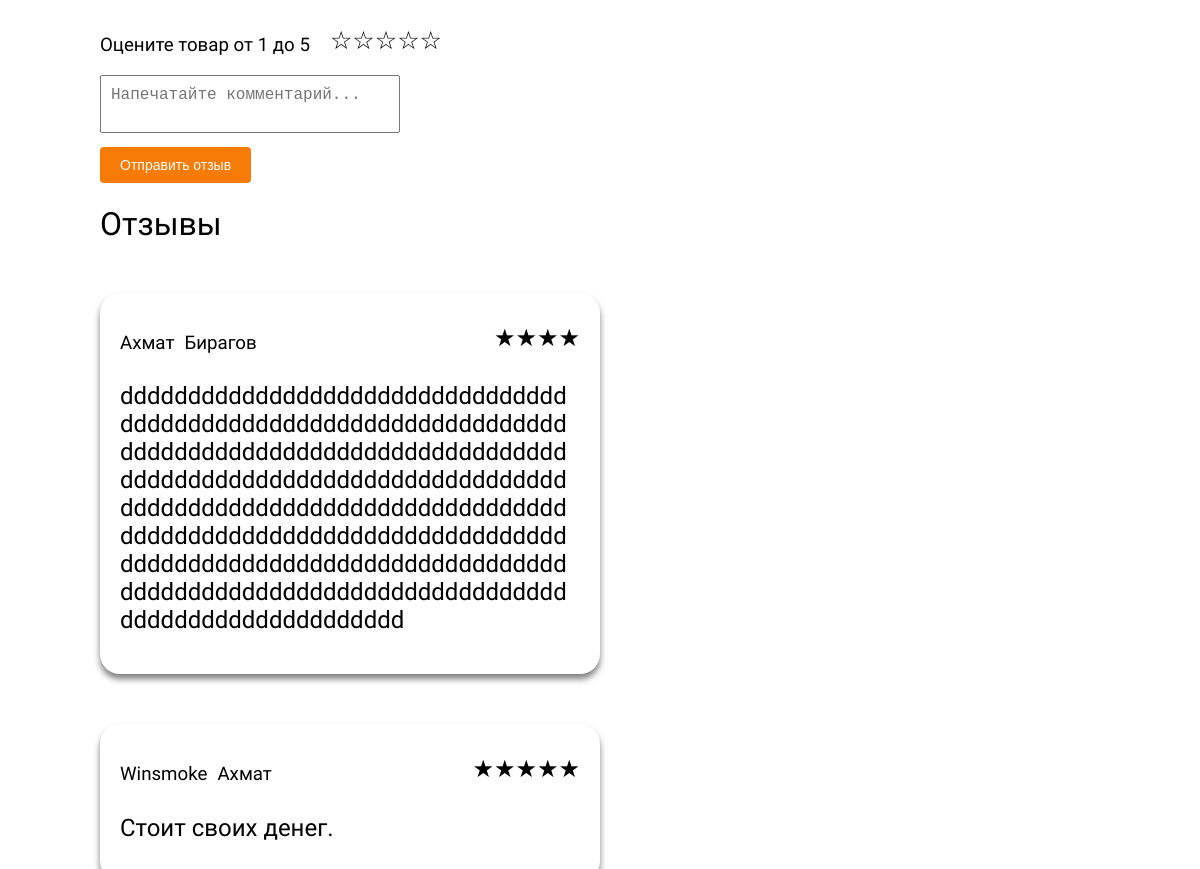
The page /7/divan-rubin-4-standart/ (lower part) on the database as committed earlier.
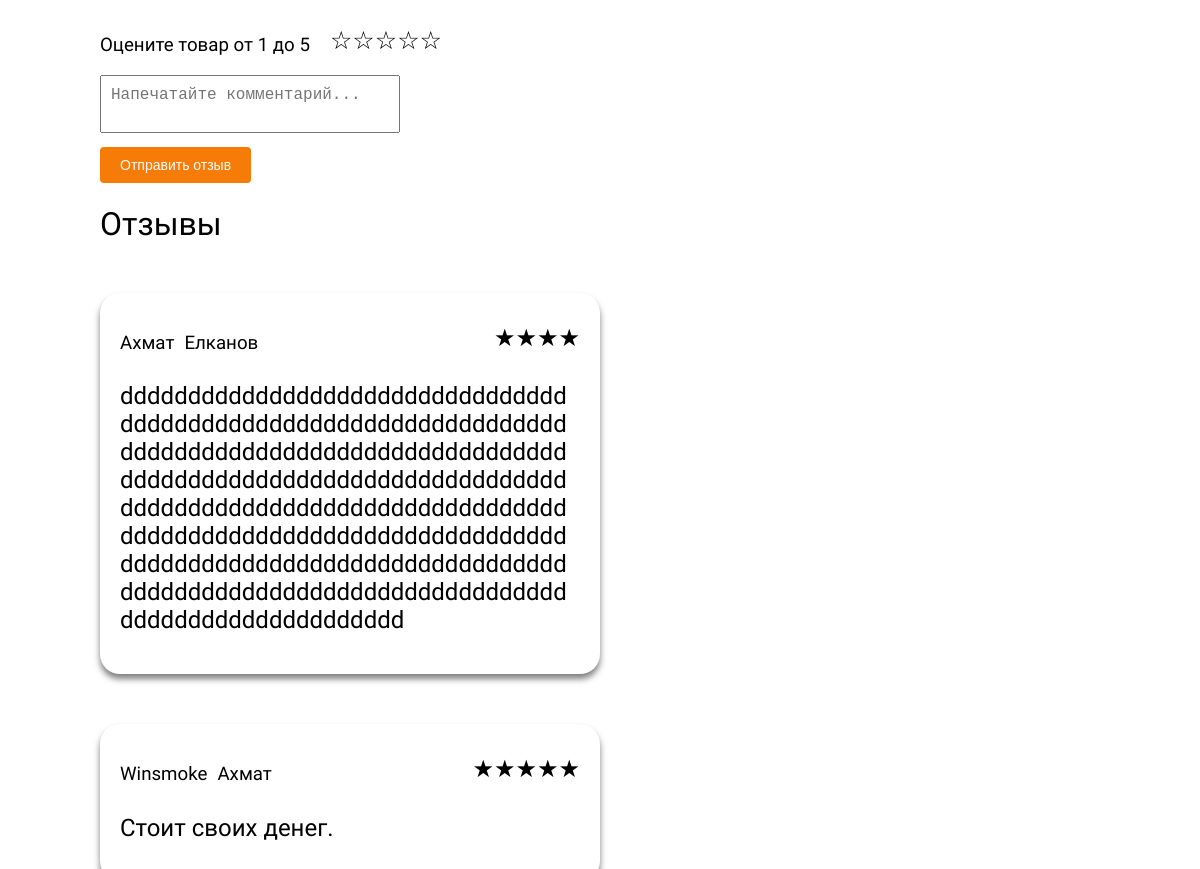
The same page on the database as committed later.
### reviews/models.py (models this page shows, shortened)
class Review(models.Model):
    user = models.ForeignKey(CustomUser,
                             verbose_name='user',
                             on_delete=models.CASCADE)
    product = models.ForeignKey(Product,
                                verbose_name='product',
                                on_delete=models.CASCADE)
    text = models.TextField('Комментарий', max_length=5000)
    mark = models.IntegerField('Оценка')
    mark_stars = models.CharField('Оценочные звёзды', max_length=5)
    class Meta:
        verbose_name = 'Отзыв'
        verbose_name_plural = 'Отзывы'

### account/models.py (models this page shows)
class CustomUser(AbstractUser):
    username = models.CharField(max_length=250, blank=True, unique=True)
    middle_name = models.CharField(max_length=100, blank=True)
    passport = models.CharField(max_length=10, blank=True)
    born_date = models.DateField(blank=True, null=True)
    phone = models.CharField(max_length=20, blank=True)
    address = models.CharField(max_length=255, blank=True)

### shop/views.py (the view)
# urls.py: path('<int:id>/<slug:slug>/', views.product_detail,
def product_detail(request, id, slug):
    product = get_object_or_404(Product,
                                id=id,
                                slug=slug,
                                available=True)
    cart_product = AddProductForm()
    r = Recommender()
    recommended_products = r.suggest_products_for([product], 4)
    reviews = Review.objects.filter(product__id=id)
    if reviews.exists():
        marks = reviews.values('mark')
        mark = sum([i['mark'] for i in marks]) // marks.count() * '★'
    else:
        mark = 'Нет отзывов'
    return render(request,
                  'shop/product/detail.html',
                  {'product': product,
                   'cart_product': cart_product,
                   'recommended_products': recommended_products,
                   'reviews': reviews,
                   'mark': mark})

### cart/forms.py
class AddProductForm(forms.Form):
    quantity = forms.IntegerField()
    override = forms.BooleanField(required=False,
                                  initial=False,
                                  widget=forms.HiddenInput)

### cart/cart.py (called while the page is built)
    def __len__(self):
        return sum(item['quantity'] for item in self.cart.values())

### cart/context_processors.py (called while the page is built)
def cart(request):
    cart = CartClass(request)
    end = ''
    if len(cart) > 1:
        if len(cart) < 5:
            end = 'а'
        else:
            end = 'ов'
    return {'cart': CartClass(request), 'end': end}

### shop/models.py (called while the page is built)
    def __str__(self):
        return self.name

    def get_absolute_url(self):
        return reverse('shop:product_list_by_category',
                       args=[self.slug])

### shop/recommender.py (called while the page is built)
    def get_product_key(self, id):
        return f'product:{id}:purchased_with'

### shop/templates/shop/product/detail.html (shortened to what this page needs)
{% extends 'shop/base.html' %}
{% load static %}
{% block content %}
    <div class="product-detail">
    <div class="grade__container">
    <h3>Оцените товар от 1 до 5</h3>
        <div style="display: flex;">
            <h2 id="s1" class="mark" data-action="star1">☆</h2>
            <h2 id="s2" class="mark" data-action="star2">☆</h2>
            <h2 id="s3" class="mark" data-action="star3">☆</h2>
            <h2 id="s4" class="mark" data-action="star4">☆</h2>
            <h2 id="s5" class="mark" data-action="star5">☆</h2>
        </div>
    </div>
    <form action="{% url 'reviews:reviews' product.id %}" method="POST">
        <div style="margin-bottom: 10px;">
            <textarea placeholder="Напечатайте комментарий..." name="text" class="review__input"></textarea>
        </div>
        <input type="submit" value="Отправить отзыв">
    </form>
    <h1 style="margin-bottom: 50px;">Отзывы</h1>
    {% for review in reviews %}
        <div class="review__container">
            <div class="review__grade">
                <div class="review__user">
                    <h3>{{ review.user.last_name }}</h3>
                    <h3>{{ review.user.first_name }}</h3>
                </div>
                <div>
                    <h2>{{ review.mark_stars }}</h2>
                </div>
            </div>
            <div>
                <h2 style="word-wrap: break-word;">{{ review.text }}</h2>
            </div>
        </div>
    {% endfor %}
    </div>
{% endblock %}

Rows that differ between the two databases and show on the page:
changed through a linked row, Review: user.first_name "Бирагов" → "Елканов"
